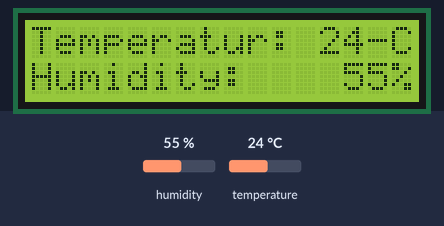
A program run on a simulated Raspberry Pi Pico running MicroPython. Parts: 16×2 character LCD. Inputs (shaded band) come from the test bench; at power-on: humidity 55 %, temperature 24 °C. What the program prints to the serial console is not drawn.

Above: at 3.2 s.
3.3 s: humidity set to 22 %
At 5.0 s:
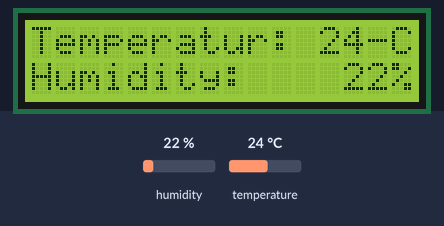
6.7 s: temperature set to 12 °C
At 8.2 s:
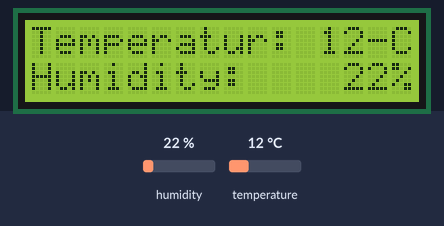
9.9 s: humidity set to 40 %
At 11.4 s:
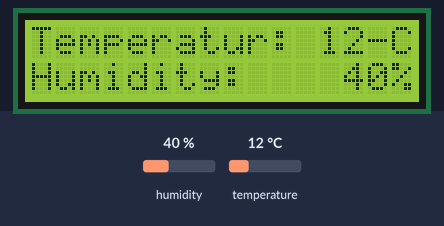
13.1 s: temperature set to 19 °C
At 14.3 s:
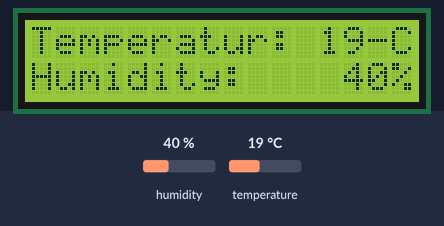
Timing chart, 0 to 16.1 s (numbered marks = the images above; inputs shaded):
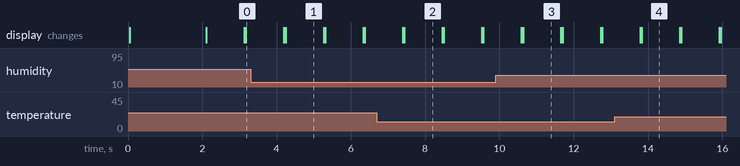

The program:

i2c_temp_humidity_ligh.py
```python
from machine import Pin, ADC, I2C
from time import sleep
from dht import DHT11
from lcd_api import LcdApi
from i2c_lcd import I2cLcd

# --- I2C Setup ---
i2c = I2C(1, scl=Pin(3), sda=Pin(2), freq=400000)  # I2C1, SCL=GP3, SDA=GP2

# LCD-Adresse herausfinden, Standard oft 0x27 oder 0x3F
I2C_ADDR = 0x27
lcd = I2cLcd(i2c, I2C_ADDR, 2, 16)  # 2 Zeilen, 16 Zeichen

sensor = DHT11(Pin(14))
ldr = ADC(Pin(26))

sleep(2)

while True:
    # DHT11
    sensor.measure()
    temp = sensor.temperature()
    hum = sensor.humidity()

    # licht sensor
    #licht_65000 = ldr.read_u16()
    #licht = (licht_65000 * 25) // 65536 + 1

    # i2c
    lcd.clear()
    lcd.move_to(0, 0)
    lcd.putstr("Temperatur: {}°C".format(temp))
    lcd.move_to(0, 1)
    lcd.putstr("Humidity:    {}%".format(hum))
    #lcd.putstr("Licht: {}".format(licht))

    # println
    print("Temperatur:", temp, "°C")
    print("Feuchtigkeit:", hum, "%")

    sleep(1)
```

Measured:
- after the input at 3.3 s, the display: first differs from a run without the input after 0.94 s (image 1)
- after the input at 6.7 s, the display: first differs from a run without the input after 0.74 s (image 2)
- after the input at 9.9 s, the display: first differs from a run without the input after 0.73 s (image 3)
- after the input at 13.1 s, the display: first differs from a run without the input after 0.73 s (image 4)
- what the display in image 1 shows lasts 1.1 s, from 4.2 s to 5.3 s
